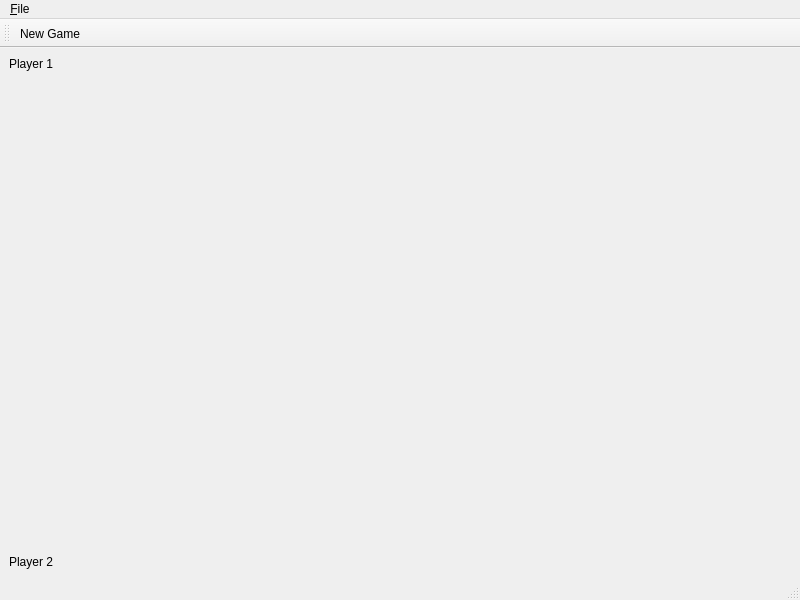
<?xml version="1.0" encoding="UTF-8"?>
<ui version="4.0">
 <class>MainWindow</class>
 <widget class="QMainWindow" name="MainWindow">
  <property name="geometry">
   <rect>
    <x>0</x>
    <y>0</y>
    <width>800</width>
    <height>600</height>
   </rect>
  </property>
  <property name="windowTitle">
   <string>Tic Tac Toe</string>
  </property>
  <widget class="QWidget" name="centralwidget">
   <layout class="QVBoxLayout" name="verticalLayout">
    <item>
     <widget class="QLabel" name="player1Name">
      <property name="sizePolicy">
       <sizepolicy hsizetype="Preferred" vsizetype="Fixed">
        <horstretch>0</horstretch>
        <verstretch>0</verstretch>
       </sizepolicy>
      </property>
      <property name="text">
       <string>Player 1</string>
      </property>
     </widget>
    </item>
    <item>
     <widget class="TicTacToeWidget" name="gameBoard" native="true"/>
    </item>
    <item>
     <widget class="QLabel" name="player2Name">
      <property name="sizePolicy">
       <sizepolicy hsizetype="Preferred" vsizetype="Fixed">
        <horstretch>0</horstretch>
        <verstretch>0</verstretch>
       </sizepolicy>
      </property>
      <property name="text">
       <string>Player 2</string>
      </property>
     </widget>
    </item>
   </layout>
  </widget>
  <widget class="QMenuBar" name="menubar">
   <property name="geometry">
    <rect>
     <x>0</x>
     <y>0</y>
     <width>800</width>
     <height>22</height>
    </rect>
   </property>
   <widget class="QMenu" name="menu_File">
    <property name="title">
     <string>&amp;File</string>
    </property>
    <addaction name="startNewGame"/>
    <addaction name="quit"/>
   </widget>
   <addaction name="menu_File"/>
  </widget>
  <widget class="QStatusBar" name="statusbar"/>
  <widget class="QToolBar" name="toolBar">
   <property name="windowTitle">
    <string>toolBar</string>
   </property>
   <attribute name="toolBarArea">
    <enum>TopToolBarArea</enum>
   </attribute>
   <attribute name="toolBarBreak">
    <bool>false</bool>
   </attribute>
   <addaction name="startNewGame"/>
  </widget>
  <action name="startNewGame">
   <property name="icon">
    <iconset resource="resources.qrc">
     <normaloff>:/icons/start.jpg</normaloff>:/icons/start.jpg</iconset>
   </property>
   <property name="text">
    <string>New Game</string>
   </property>
   <property name="toolTip">
    <string>Start new game</string>
   </property>
   <property name="shortcut">
    <string>Ctrl+N</string>
   </property>
  </action>
  <action name="quit">
   <property name="icon">
    <iconset resource="resources.qrc">
     <normaloff>:/icons/quit.png</normaloff>:/icons/quit.png</iconset>
   </property>
   <property name="text">
    <string>Quit</string>
   </property>
   <property name="shortcut">
    <string>Ctrl+Q</string>
   </property>
  </action>
 </widget>
 <customwidgets>
  <customwidget>
   <class>TicTacToeWidget</class>
   <extends>QWidget</extends>
   <header>tictactoewidget.h</header>
   <container>1</container>
  </customwidget>
 </customwidgets>
 <resources>
  <include location="resources.qrc"/>
 </resources>
 <connections/>
</ui>
